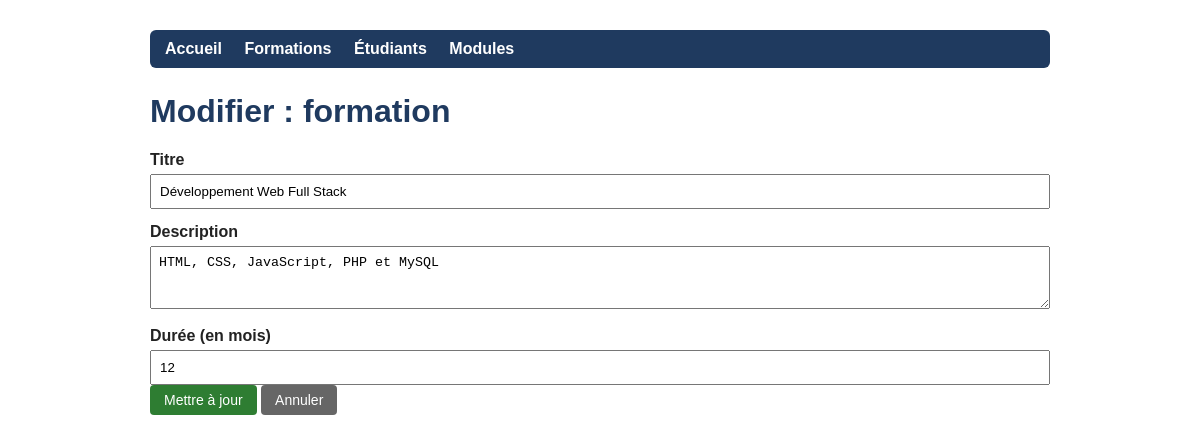
The page /formations/edit.php?id=1 on the database its author committed.
### tables this page shows
CREATE TABLE formation (
    id_formation INT AUTO_INCREMENT PRIMARY KEY,
    titre        VARCHAR(100) NOT NULL,
    description  TEXT,
    duree_mois   INT NOT NULL
);

### database/connexion.php (called while the page is built, shortened)
<?php
function h($valeur) {
    return htmlspecialchars((string)$valeur, ENT_QUOTES, 'UTF-8');
}

### formations/edit.php (the view, shortened to what this page needs)
<?php
require_once '../database/connexion.php';
$id = isset($_GET['id']) ? (int)$_GET['id'] : 0;
$stmt = $pdo->prepare("SELECT * FROM formation WHERE id_formation = :id");
$stmt->execute([':id' => $id]);
$row = $stmt->fetch(PDO::FETCH_ASSOC);
?>
<!DOCTYPE html>
<html lang="fr">
<head>
    <link rel="stylesheet" href="../style.css">
</head>
<body>
    <nav>
        <a href="../index.php">Accueil</a>
        <a href="../formations/index.php">Formations</a>
        <a href="../etudiants/index.php">Étudiants</a>
        <a href="../modules/index.php">Modules</a>
    </nav>
    <h1>Modifier : formation</h1>
    <form method="post">
    <label for="titre">Titre</label>
    <input type="text" id="titre" name="titre" value="<?= h($row['titre']) ?>" required>
    <label for="description">Description</label>
    <textarea id="description" name="description" rows="3"><?= h($row['description']) ?></textarea>
    <label for="duree_mois">Durée (en mois)</label>
    <input type="number" id="duree_mois" name="duree_mois" min="1" value="<?= h($row['duree_mois']) ?>" required>
        <br>
        <button type="submit" class="btn">Mettre à jour</button>
        <a class="btn btn-gray" href="index.php">Annuler</a>
    </form>
</body>
</html>

### style.css (style rules this page uses)
body { font-family:Arial,Helvetica,sans-serif;max-width:900px;margin:30px auto;padding:0 15px;color:#222 }
nav { background:#1f3a5f;padding:10px 15px;border-radius:6px;margin-bottom:25px }
nav a { color:#fff;text-decoration:none;margin-right:18px;font-weight:bold }
h1 { color:#1f3a5f }
.btn { display:inline-block;background:#2e7d32;color:#fff;padding:7px 14px;border-radius:4px;text-decoration:none;border:0;cursor:pointer;font-size:14px }
.btn-gray { background:#666 }
form label { display:block;margin-top:14px;font-weight:bold }
form input,form select,form textarea { width:100%;padding:8px;margin-top:5px;box-sizing:border-box }

### rows shown on the page
formation: titre "Développement Web Full Stack", description "HTML, CSS, JavaScript, PHP et MySQL", duree_mois "12"
